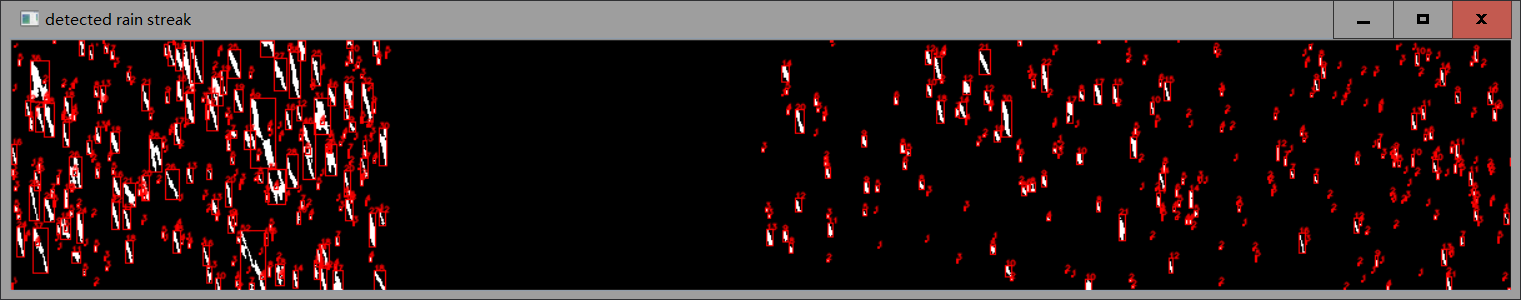
#> input picture Rainstreak.png, 1521 x 300 px
$ python -i RainProperty.py   (imports and definitions only)
#> lines starting #> are read from the running program, lines starting #| are printed output that depends on the picture; after the words box and inside, x2 and y2 are one past the last pixel; in counts of white or black regions, pixels touching at a corner belong together
# This file indicates how to detect rain intensity for a given video matrix (h,w,n)
# fully detailed paper illustration in "Towards the camera rain gauge" ---P. Allamano etc.
# Log: 2018/11/13 can not find roots for distance. How to deal with it?
#				  rule out diameter out of range (0.5,6) pixels or mm
#				  after calculating drop velocity, have to compute the volume and then folowing rain rate.
#Log: 2019/03/21  Drop velocity is not in line with reality.

import cv2
import numpy as np
import matplotlib.pyplot as plt
import os
import scipy.io
from scipy.optimize import fsolve, minimize
import logging


class RainProperty:
	''' this class helps to detect some rainfall properties, finally the ultimate goal is to find out the rainfall intensity.
		for CCTV detection, the parameters could be found in https://www.quora.com/Whats-the-important-parameter-of-CCTV-camera

		Camera Para. :
		focal length: 2.8mm
		sensor height: 1/3'' equivelent to 3.6mm
		exposure time: 1/200
		focus distance: have not found supportive material yet, set it to 2.0m
		aperture diameter: f1.8 D = f/1.8
		-----------------
		Attributes:
		mat: matlab matrix read by scipy.io. 3-D array (h,w,n) (adjust)
		file_path: privide the directory for reading mat (adjust)
		focal_len: focal length (mm) for specific camera (adjust)
		ex_time: exposure time (s) for specifi camera (adjust)
		f_num: F number, calculated by (focal length)/(aperture diameter) (adjust) info: https://en.wikipedia.org/wiki/F-number
		focus_dist: focus distance (m) for specific camera (adjust)
		sensor_h: sensor height (mm) for specific camera (adjust)
		threshold: threshold for selecting rain streak candidate (brightness) (adjust)
		del_l: delta l, maximum positive brightness impulse due to a drop; set as default 50
		A : aperture diameter (mm) for specific camera.
		h,w: the height and width (pixels) for the image.
		-----------------
		Methods:
		StreakLength(graph): compute the diameter and streaklength for blured rain streak;
			Args:
				graph, bool. plot cited image or not
			return:
				lengths: list; calculated streak lengths ordered in contour way
				diameters: list; ordered in contour way within the range of (0.5mm,6mm)

		CalDistance(): calculate the real distance from the lens
			Args: None
			Return:
				distances: list; ordered in contour way

		_Dist_fun(): optimization function used for CalDistance

	'''
	def __init__(self, mat, focal_len=18, ex_time=1/250, f_num=1.85, focus_dist=50, sensor_h=2.8, threshold=0.06):
		# pass in the video matrix (h,w,n) haven't considered the colored image yet.
		# Some camera parameters need to pass in as well. focus length, exposure time, focus distance etc.
		self.mat = mat  # mat should be a matlab mat name and associated with the named in matlab
		self.focal_len = focal_len # focal length for typical CCTV is 3.6mm
		self.ex_time = ex_time
		self.focus_dist = focus_dist
		self.sensor_h = sensor_h    #info for sensor height could be found in :https://en.wikipedia.org/wiki/Image_sensor_format#Table_of_sensor_formats_and_sizes
		self.A = self.focal_len/f_num
		self.threshold = threshold
		self.h, self.w = self.mat.shape

		self.del_l = 50 #Assumption. how to determine it?
		condition = self.mat > self.threshold
		self.mat[~condition] = 0
		self.mat[condition] = 255
		self.diameters = []
		self.lengths =[]

	def StreakLength(self,image, graph = True):
		image = image.astype(np.uint8).copy()

		contours, hierarchy = cv2.findContours(image, cv2.RETR_LIST, \
                            cv2.CHAIN_APPROX_SIMPLE)   # detect the contour lines
		colored_img = cv2.cvtColor(image,cv2.COLOR_GRAY2RGB)
		for contour in contours:
			M = cv2.moments(contour)
			x,y,w,h = cv2.boundingRect(contour)
			font=cv2.FONT_HERSHEY_SIMPLEX
			if w != 0 and h !=0:
				length= np.sqrt(w**2+h**2)
				area = cv2.contourArea(contour)
				diameter = self._Pixel2mm(area/length)
				cv2.rectangle(colored_img,(x,y),(x+w,y+h),(0,0,255),1)
				cv2.putText(colored_img,f'{int(length)}', (x,y),font,0.2,(0,0,255),1,cv2.LINE_AA)
				self.lengths.append(length)
				if diameter<6:
					self.diameters.append(diameter)
				# print(diameter)
		if graph == True:
			cv2.imshow('detected rain streak',colored_img)
			cv2.waitKey(0)
			cv2.destroyAllWindows()


	def CalDistance(self, silent=True):
		# Note some are None values. How to deal with it?
		#Issue: can not find root for quadradic equations.
		dists = []
		self.StreakLength(self.mat, graph=False) # Update diameters
		for length, diameter in zip(self.lengths, self.diameters):
			# produce the first constrain: 1. volume within the (2/3z0, 2z0) has a blured diameter smaller than A/2
			length = self._Pixel2mm(length)
			# print('length',length)
			if diameter< self.A:
				alpha = (length-diameter)/self.ex_time/1000*self.sensor_h/self.focal_len/self.h
				beta = 21.62*diameter*self.sensor_h/self.focal_len/self.h
				gamma = 21.62*self.A/1000/self.focus_dist*(1-2*self.threshold/self.del_l)
				dist = fsolve(self._Dist_fun, x0=np.array([0.0,2.0]), args=(self.focus_dist, alpha, beta, gamma)) # typically two roots
				if beta**2-4*gamma*alpha<0 or len(dist)==2:
					if not silent:
						print(f"warning: function cannot find roots dealing with diameter {round(diameter,2)}")
			# the second constrain; 2. we assign a probability to see whether it falls before z0 or after z0
					dist = [dist[0] if np.random.uniform()>0.5 else dist[1]]

			dists.append(dist) # rule out those can not find roots
		if not silent:
			print(f"{len(dists)} of rain drops fall inside the control volume")

		return dists # this diameter and dists are in IS standard

	def _Dist_fun(self,z,z0,alpha, beta, gamma):
		# used for optimizing funciton
		return alpha**2*z**2-beta*z+gamma*abs(z-z0)

	def _Pixel2mm(self, pix):
		# this converts pixel to mm
		#focal lens equation: 1/f=1/d1+1/d2
		#The focus object is the tree which is about 50m away
		d2= 50*1000
		d1= self.focal_len*d2/(d2-self.focal_len)
		h_mm= self.focal_len/d1*5000
		pixel2mm= h_mm/self.h
		# print('1 pixel equals',pixel2mm,'mm')
		return pixel2mm*pix

	def _ControlVolome(self):
		# this calculates the total control volume in the range (2/3z0, 2z0)

		return 52/81*(self.focus_dist*self._Pixel2mm(self.w)/self._Pixel2mm(self.h)*4*(self._Pixel2mm(self.h)/1000)**2)

	def CalDropV(self):
		# this method calculates drop velocity for each rain drop candidate.
		V = []
		dists = np.asarray(self.CalDistance())
		for diameter, dist in zip(self.diameters, dists):
			try:
				d_p = self.sensor_h/self.focal_len/self._Pixel2mm(self.h)*np.array(dist)*1000
				v = np.sqrt(21.62*diameter*d_p)
				# print('diameter:',diameter,'d_p: ', d_p, 'distance: ',dist)
				V.append(v)
			except:
				print('distance cannot be calculated ', dist,f'\nsensor_h: {self.sensor_h}, focal length: {self.focal_len} h: {self.h}')
		# print(np.asarray(V).max())
		return V

	def RainRate(self):
		# This calculates rain rate with a control volume approach
		# dimension mm/h
		V = self.CalDropV()
		assert len(V)==len(self.diameters)
		total_rain_rate = (1/6*np.pi*np.asarray(self.diameters)**3*np.asarray(V)*3.6*10**(-3)/self._ControlVolome()).sum()
		# print('rain:',total_rain_rate)
		return total_rain_rate, V

>>> import cv2
>>> picture = cv2.imread('Rainstreak.png', cv2.IMREAD_GRAYSCALE)
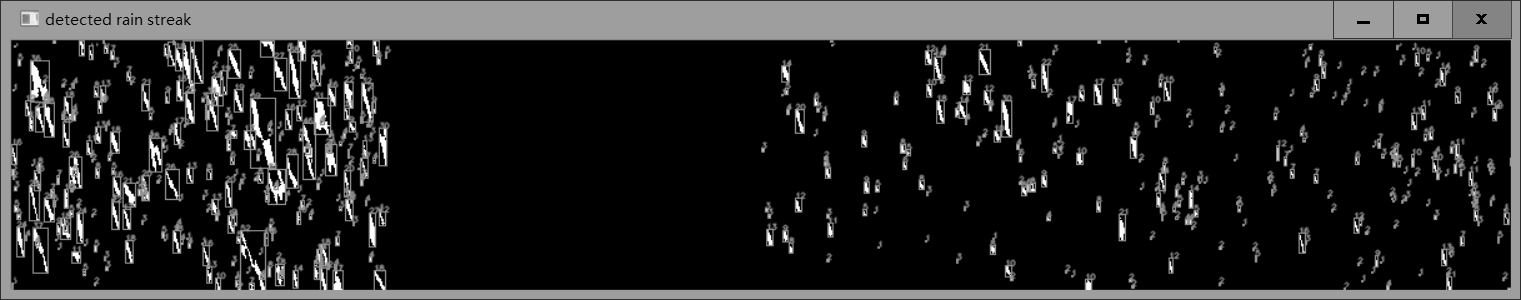
#> picture: shape (300, 1521); min 0, max 255, mean 40.4
>>> result = RainProperty(picture).CalDistance()
#> in __init__, `condition = self.mat > self.threshold`:
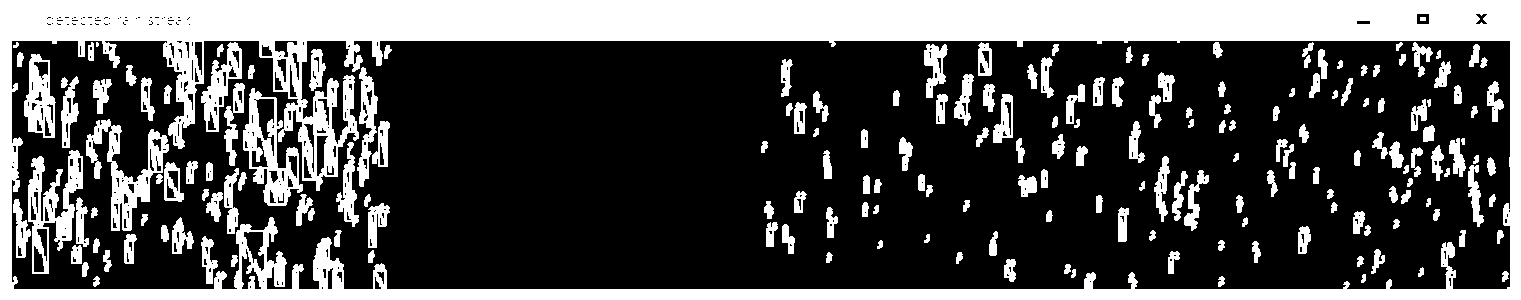
#> condition: shape (300, 1521) bool; 30.7% white; 193 white regions (1 under 20 px), largest, box (x1, y1, x2, y2) and area: (0, 0, 1521, 300) 96685, (86, 119, 169, 231) 2985, (28, 150, 83, 274) 2835
#> in __init__, `self.mat[condition] = 255`: self.mat: shape (300, 1521); 30.7% white; 193 white regions (1 under 20 px)
#> in StreakLength, `contours, hierarchy = cv2.findContours(image, cv2.RETR_LIST, \ cv2.CHA..`: contours = 593 contours, 290 with area under 20; largest, box (x1, y1, x2, y2) and area: (0, 0, 1521, 300) 454480, (11, 40, 1511, 290) 359190, (243, 88, 303, 206) 3574, (28, 150, 83, 274) 3098, (86, 119, 169, 231) 2992
#> the loop in StreakLength, `for contour in contours:` made 593 passes
#> (x, y, w, h, length, area, diameter) on passes 9, 10, 11, 13, 15, 16, 18, 19, 20, 21, 24, 28: (374, 276, 8, 14, 16.12, 52, 53.73), (1218, 276, 7, 11, 13.04, 40, 51.11), (93, 276, 7, 11, 13.04, 38, 48.56), (1361, 274, 5, 9, 10.3, 23, 37.22), (376, 271, 9, 14, 16.64, 54.5, 54.56), (336, 271, 7, 12, 13.89, 40.5, 48.57), (1502, 271, 7, 11, 13.04, 40.5, 51.75), (1071, 269, 5, 9, 10.3, 23, 37.22), (322, 268, 5, 11, 12.08, 31.5, 43.43), (327, 267, 7, 23, 24.04, 101.5, 70.34), (1418, 267, 6, 10, 11.66, 28.5, 40.72), (1064, 264, 7, 10, 12.21, 40.5, 55.28)
#> (x, y, w, h) on pass 59: (83, 240, 4, 4)
#> after the loop in StreakLength, `for contour in contours:`:
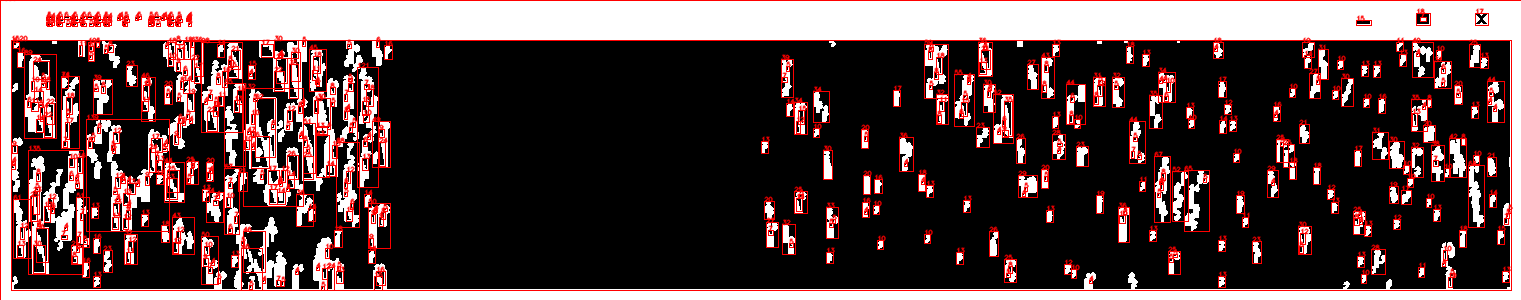
#> colored_img: shape (300, 1521, 3); mean B, G, R 66.1, 66.1, 86.4
